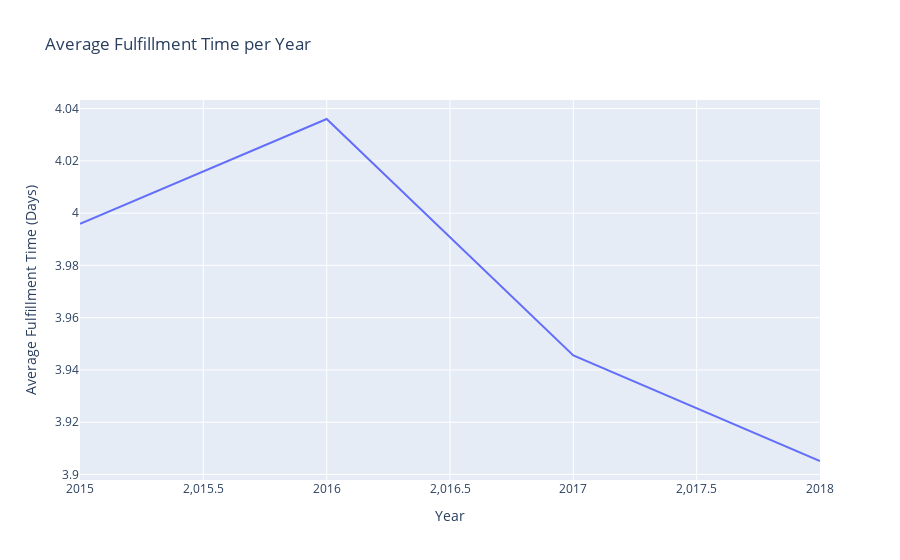

Notebook code cell kept with this figure:
### Code cell
fig = px.line(
    yearly_stats.reset_index(),  # Reset index for plotting
    x="order_year",
    y="Fulfillment_Time",
    title="Average Fulfillment Time per Year"
)

# Add a trendline (optional)
fig.update_traces(line_shape="linear")  # Add a trendline

# Customize the chart layout (optional)
fig.update_layout(
    xaxis_title="Year",
    yaxis_title="Average Fulfillment Time (Days)"
)

### Figure 1 — Plotly figure (JSON) as saved in the notebook; plotly's stock layout.template omitted (floating-point values rounded to 4 significant figures)
{"data": [{"hovertemplate": "order_year=%{x}<br>Fulfillment_Time=%{y}<extra></extra>", "legendgroup": "", "line": {"color": "#636efa", "dash": "solid", "shape": "linear"}, "marker": {"symbol": "circle"}, "mode": "lines", "name": "", "orientation": "v", "showlegend": false, "type": "scatter", "x": [2015, 2016, 2017, 2018], "xaxis": "x", "y": [3.996, 4.036, 3.946, 3.905], "yaxis": "y"}], "layout": {"legend": {"tracegroupgap": 0}, "title": {"text": "Average Fulfillment Time per Year"}, "xaxis": {"anchor": "y", "domain": [0, 1], "title": {"text": "Year"}}, "yaxis": {"anchor": "x", "domain": [0, 1], "title": {"text": "Average Fulfillment Time (Days)"}}}}
